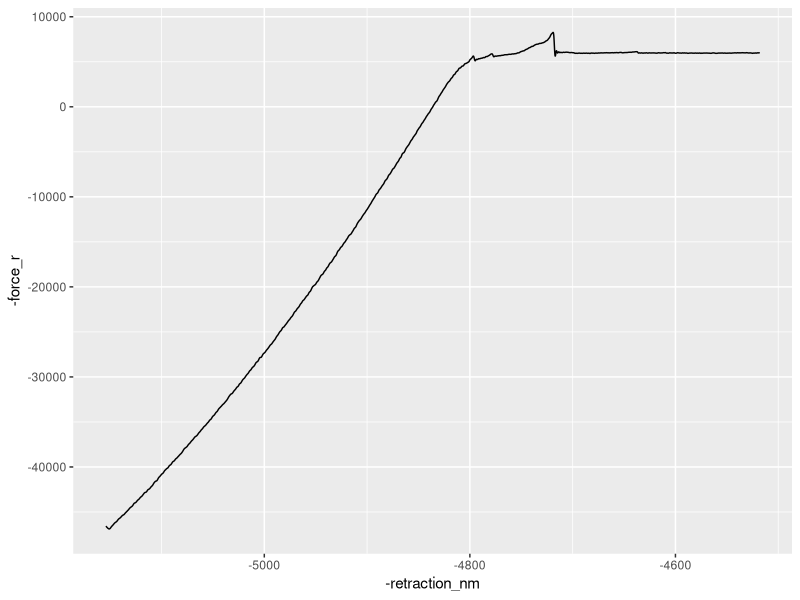
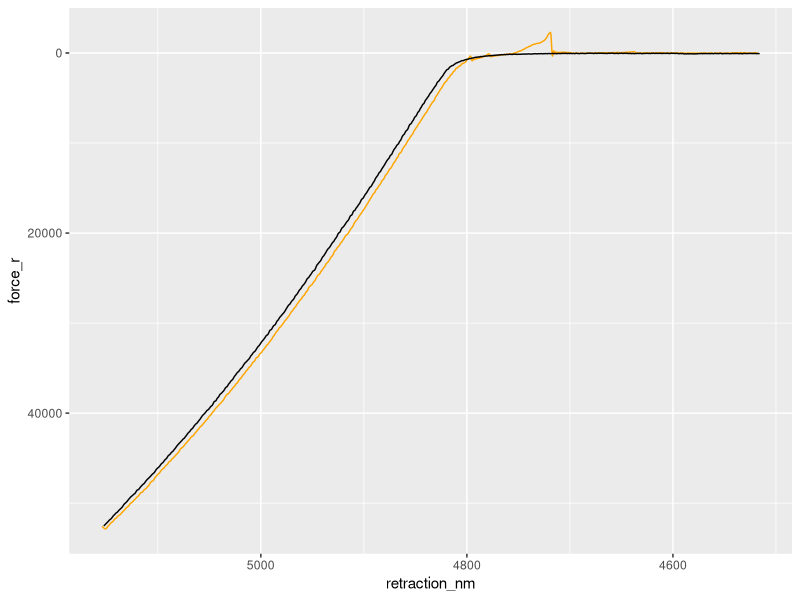
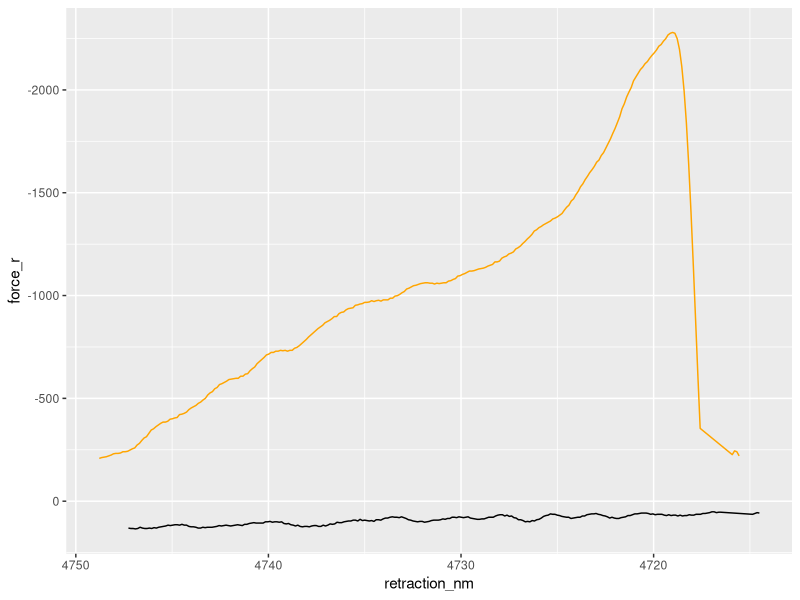

Write the R code that produced these figures, in order.
## ---- chunk 1
#| label: load-packages
#| message: false

library(tidyverse)
library(readr)
AFM_Data1 <- read_csv("AFM_Data1 - Sheet1.csv")
AFM_D1 <- AFM_Data1
## ---- chunk 2
#| label: Graph-first

ggplot(AFM_Data1, aes(x = -retraction_nm, y = -force_r))+
  geom_line()
## ---- chunk 3
#| label: change-data
AFM_D1 = transform(AFM_Data1,force_r = rev(force_r), retraction_nm = rev(retraction_nm))

setpointAFM1 <- AFM_D1 |>
  slice(1:150) |> 
  summarise(mean_force = (mean(force_r)))
setpointAFM1
AFM_D1
## ---- chunk 4
#| label: subtract-mean

AFM_normal <- AFM_D1|>
  mutate(force_r = force_r - setpointAFM1$mean_force)|>
  mutate(force_f = force_f - setpointAFM1$mean_force)
AFM_normal
## ---- chunk 5
#| label: plot-to-see-diff

ggplot(AFM_normal)+
  scale_y_reverse()+
  scale_x_reverse()+
  geom_line(aes(x = retraction_nm, y = force_r), color = "orange")+
  geom_line(aes(x = extension_nm, y = force_f))
## ---- chunk 6
#| label: filter-to-hump

dextran_AFM <- AFM_normal|>
  filter(force_r <= -200)

ggplot(dextran_AFM)+
  scale_y_reverse()+
  scale_x_reverse()+
  geom_line(aes(x = retraction_nm, y = force_r), color = "orange")+
  geom_line(aes(x = extension_nm, y = force_f))

